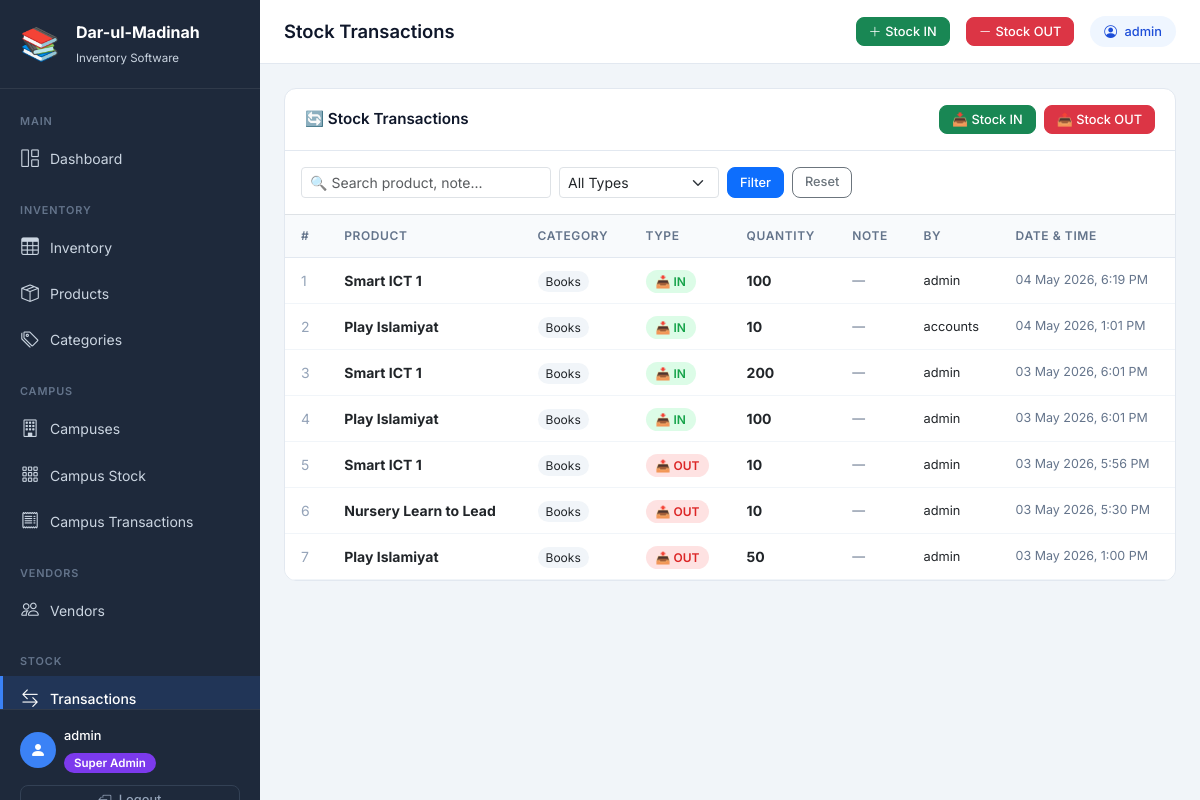
The page /stock/ (signed in) on the database its author committed.
### inventory/models.py (models this page shows, shortened)
class StockLog(models.Model):
    STOCK_IN = 'IN'
    STOCK_OUT = 'OUT'
    TYPE_CHOICES = [
        (STOCK_IN, 'Stock IN (Purchase/Receive)'),
        (STOCK_OUT, 'Stock OUT (Sale/Issue)'),
    ]
    product = models.ForeignKey(
        Product, on_delete=models.CASCADE,
        related_name='stock_logs', verbose_name="Product"
    )
    transaction_type = models.CharField(
        max_length=3, choices=TYPE_CHOICES,
        verbose_name="Transaction Type"
    )
    quantity = models.PositiveIntegerField(verbose_name="Quantity")
    vendor = models.ForeignKey(
        Vendor, on_delete=models.SET_NULL,
        null=True, blank=True,
        related_name='stock_logs', verbose_name="Vendor"
    )
    note = models.TextField(blank=True, null=True, verbose_name="Note/Reason")
    voucher_number = models.CharField(
        max_length=50, unique=True, blank=True,
        verbose_name="Voucher Number"
    )
    created_by = models.ForeignKey(
        User, on_delete=models.SET_NULL,
        null=True, blank=True, verbose_name="Created By"
    )
    created_at = models.DateTimeField(
        default=timezone.now, verbose_name="Date & Time"
    )
    class Meta:
        verbose_name = "Stock Log"
        verbose_name_plural = "Stock Logs"
        ordering = ['-created_at']

class Product(models.Model):
    name = models.CharField(max_length=200, verbose_name="Product Name")
    category = models.ForeignKey(
        Category, on_delete=models.PROTECT,
        related_name='products', verbose_name="Category"
    )
    purchase_price = models.DecimalField(
        max_digits=10, decimal_places=2,
        verbose_name="Purchase Price (৳)"
    )
    selling_price = models.DecimalField(
        max_digits=10, decimal_places=2,
        verbose_name="Selling Price (৳)"
    )
    quantity = models.PositiveIntegerField(default=0, verbose_name="Current Stock")
    opening_stock = models.PositiveIntegerField(default=0, verbose_name="Opening Stock")
    low_stock_threshold = models.PositiveIntegerField(
        default=10, verbose_name="Low Stock Alert Threshold"
    )
    vendor = models.ForeignKey(
        'Vendor', on_delete=models.SET_NULL,
        null=True, blank=True,
        related_name='products', verbose_name="Vendor"
    )
    description = models.TextField(blank=True, null=True, verbose_name="Description")
    created_at = models.DateTimeField(auto_now_add=True)
    updated_at = models.DateTimeField(auto_now=True)
    class Meta:
        verbose_name = "Product"
        verbose_name_plural = "Products"
        ordering = ['name']

class Category(models.Model):
    name = models.CharField(max_length=100, unique=True, verbose_name="Category Name")
    description = models.TextField(blank=True, null=True, verbose_name="Description")
    created_at = models.DateTimeField(auto_now_add=True)
    class Meta:
        verbose_name = "Category"
        verbose_name_plural = "Categories"
        ordering = ['name']

### inventory/views.py (the view)
# urls.py: path('stock/', views.stock_log_list, name='stock_log_list'),
@login_required
def stock_log_list(request):
    if not is_super_admin(request.user):
        messages.error(request, '❌ Access denied!')
        return redirect('dashboard')
    query = request.GET.get('q', '')
    type_filter = request.GET.get('type', '')
    logs = StockLog.objects.select_related(
        'product', 'product__category', 'created_by', 'vendor'
    ).order_by('-created_at')
    if query:
        logs = logs.filter(
            Q(product__name__icontains=query) |
            Q(voucher_number__icontains=query) |
            Q(vendor__name__icontains=query)
        )
    if type_filter in ['IN', 'OUT']:
        logs = logs.filter(transaction_type=type_filter)
    paginator = Paginator(logs, 20)
    page_obj = paginator.get_page(request.GET.get('page'))
    return render(request, 'inventory/stock_log_list.html', {
        'page_obj': page_obj,
        'query': query,
        'type_filter': type_filter,
        'page_title': 'Stock Transactions',
    })

### inventory/views.py (called while the page is built)
def is_super_admin(user):
    return user.is_superuser or user.is_staff

### inventory/templates/inventory/stock_log_list.html (shortened to what this page needs)
{% extends "inventory/base.html" %}
{% block content %}
<div class="table-card">
    <div class="table-card-header">
        <h5>🔄 Stock Transactions</h5>
        <div class="d-flex gap-2">
            <a href="{% url 'stock_in' %}" class="btn btn-success btn-sm">
                📥 Stock IN
            </a>
            <a href="{% url 'stock_out' %}" class="btn btn-danger btn-sm">
                📤 Stock OUT
            </a>
        </div>
    </div>
    <div class="p-3 border-bottom">
        <form method="get" class="d-flex gap-2 flex-wrap">
            <input type="text" name="q" value="{{ query }}"
                class="form-control form-control-sm"
                style="max-width:250px;"
                placeholder="🔍 Search product, note...">
            <select name="type" class="form-select form-select-sm" style="max-width:160px;">
                <option value="">All Types</option>
            </select>
            <button type="submit" class="btn btn-primary btn-sm">Filter</button>
            <a href="{% url 'stock_log_list' %}" class="btn btn-outline-secondary btn-sm">Reset</a>
        </form>
    </div>
    <div style="overflow-x:auto;">
        <table class="table table-hover mb-0">
            <thead>
                <tr>
                    <th>#</th>
                    <th>Product</th>
                    <th>Category</th>
                    <th>Type</th>
                    <th>Quantity</th>
                    <th>Note</th>
                    <th>By</th>
                    <th>Date & Time</th>
                </tr>
            </thead>
            <tbody>
                {% for log in page_obj %}
                <tr>
                    <td style="color:#94a3b8;">{{ forloop.counter }}</td>
                    <td>
                        <strong>{{ log.product.name }}</strong>
                    </td>
                    <td>
                        <span style="background:#f1f5f9;padding:3px 8px;border-radius:20px;font-size:0.75rem;">
                            {{ log.product.category.name }}
                        </span>
                    </td>
                    <td>
                        {% if log.transaction_type == 'IN' %}
                            <span class="badge-in">📥 IN</span>
                        {% else %}
                            <span class="badge-out">📤 OUT</span>
                        {% endif %}
                    </td>
                    <td><strong>{{ log.quantity }}</strong></td>
                    <td style="font-size:0.8rem;color:#64748b;">
                        {{ log.note|default:"—"|truncatechars:30 }}
                    </td>
                    <td style="font-size:0.8rem;">
                        {{ log.created_by.username|default:"System" }}
                    </td>
                    <td style="font-size:0.78rem;color:#64748b;">
                        {{ log.created_at|date:"d M Y, g:i A" }}
                    </td>
                </tr>
                {% endfor %}
            </tbody>
        </table>
    </div>
</div>
{% endblock %}

### inventory/templates/inventory/base.html (shortened to what this page needs)
<!DOCTYPE html>
<html lang="en">
<head>
    <link href="https://cdn.jsdelivr.net/npm/bootstrap@5.3.0/dist/css/bootstrap.min.css" rel="stylesheet">
    <link href="https://cdn.jsdelivr.net/npm/bootstrap-icons@1.11.0/font/bootstrap-icons.css" rel="stylesheet">
</head>
<body>
<aside class="sidebar">
    <a href="{% url 'dashboard' %}" class="sidebar-brand d-flex align-items-center gap-3">
        <div class="brand-icon">📚</div>
        <div>
            <span class="brand-title">Dar-ul-Madinah</span>
            <span class="brand-sub">
                {% if request.user.is_superuser or request.user.is_staff %}
                    Inventory Software
                {% else %}
                    Campus Portal
                {% endif %}
            </span>
        </div>
    </a>
    <nav class="sidebar-nav">
        <span class="nav-section-label">Main</span>
        <a href="{% url 'dashboard' %}" class="sidebar-link {% if request.resolver_match.url_name == 'dashboard' %}active{% endif %}">
            <i class="bi bi-grid-1x2"></i> Dashboard
        </a>
        {% if request.user.is_superuser or request.user.is_staff %}
        <span class="nav-section-label mt-2">Inventory</span>
        <a href="{% url 'inventory_overview' %}" class="sidebar-link {% if request.resolver_match.url_name == 'inventory_overview' %}active{% endif %}">
            <i class="bi bi-table"></i> Inventory
        </a>
        <a href="{% url 'product_list' %}" class="sidebar-link {% if 'product' in request.resolver_match.url_name %}active{% endif %}">
            <i class="bi bi-box-seam"></i> Products
        </a>
        <a href="{% url 'category_list' %}" class="sidebar-link {% if 'category' in request.resolver_match.url_name %}active{% endif %}">
            <i class="bi bi-tags"></i> Categories
        </a>
        <span class="nav-section-label mt-2">Campus</span>
        <a href="{% url 'campus_list' %}" class="sidebar-link ">
            <i class="bi bi-building"></i> Campuses
        </a>
        <a href="{% url 'campus_stock_dashboard' %}" class="sidebar-link {% if request.resolver_match.url_name == 'campus_stock_dashboard' %}active{% endif %}">
            <i class="bi bi-grid-3x3-gap"></i> Campus Stock
        </a>
        <a href="{% url 'campus_transaction_report' %}" class="sidebar-link {% if request.resolver_match.url_name == 'campus_transaction_report' %}active{% endif %}">
            <i class="bi bi-receipt"></i> Campus Transactions
        </a>
        <span class="nav-section-label mt-2">Vendors</span>
        <a href="{% url 'vendor_list' %}" class="sidebar-link {% if 'vendor' in request.resolver_match.url_name %}active{% endif %}">
            <i class="bi bi-people"></i> Vendors
        </a>
        <span class="nav-section-label mt-2">Stock</span>
        <a href="{% url 'stock_log_list' %}" class="sidebar-link {% if request.resolver_match.url_name == 'stock_log_list' %}active{% endif %}">
            <i class="bi bi-arrow-left-right"></i> Transactions
        </a>
        {% endif %}
    </nav>
    <div class="sidebar-footer">
        <div class="d-flex align-items-center gap-2 mb-2">
            <div style="width:36px;height:36px;background:#3b82f6;border-radius:50%;display:flex;align-items:center;justify-content:center;">
                <i class="bi bi-person-fill text-white" style="font-size:1rem;"></i>
            </div>
            <div>
                <div style="color:#fff;font-size:0.8rem;font-weight:500;">
                    {{ request.user.get_full_name|default:request.user.username }}
                </div>
                <div class="mt-1">
                    {% if request.user.is_superuser or request.user.is_staff %}
                        <span class="role-badge-super">Super Admin</span>
                    {% else %}
                        <span class="role-badge-campus">Campus Admin</span>
                    {% endif %}
                </div>
            </div>
        </div>
        <a href="{% url 'logout' %}" class="btn btn-sm btn-outline-secondary w-100 mt-1" style="border-color:#334155;color:#94a3b8;">
            <i class="bi bi-box-arrow-left me-1"></i> Logout
        </a>
    </div>
</aside>
<div class="main-wrapper">
    <div class="top-navbar">
        <h1 class="page-heading flex-grow-1">
            {% block page_heading %}{{ page_title|default:"Dashboard" }}{% endblock %}
        </h1>
        {% if request.user.is_superuser or request.user.is_staff %}
            <a href="{% url 'stock_in' %}" class="btn btn-sm btn-success d-none d-md-flex align-items-center gap-1">
                <i class="bi bi-plus-lg"></i> Stock IN
            </a>
            <a href="{% url 'stock_out' %}" class="btn btn-sm btn-danger d-none d-md-flex align-items-center gap-1">
                <i class="bi bi-dash-lg"></i> Stock OUT
            </a>
        {% endif %}
        <div class="user-badge d-none d-md-block">
            <i class="bi bi-person-circle me-1"></i> {{ request.user.username }}
        </div>
    </div>
    <main class="page-content">
        {% block content %}{% endblock %}
    </main>
</div>
</body>
</html>

### inventory/templates/inventory/base.html (style rules this page uses)
:root { --sidebar-width: 260px; --sidebar-bg: #1e293b; --sidebar-text: #cbd5e1; --sidebar-active: #3b82f6; }
* { font-family: 'Inter', sans-serif; }
body { background-color: #f1f5f9; min-height: 100vh; }
.sidebar { width: var(--sidebar-width); min-height: 100vh; background: var(--sidebar-bg); position: fixed; top: 0; left: 0; z-index: 1000; display: flex; flex-direction: column; }
.sidebar-brand { padding: 20px; border-bottom: 1px solid rgba(255,255,255,0.08); text-decoration: none; }
.brand-title { color: #fff; font-size: 1rem; font-weight: 700; display: block; }
.brand-sub { color: var(--sidebar-text); font-size: 0.72rem; }
.brand-icon { font-size: 2rem; color: var(--sidebar-active); }
.sidebar-nav { flex: 1; padding: 12px 0; overflow-y: auto; overflow-x: hidden; max-height: calc(100vh - 180px); }
.nav-section-label { color: #64748b; font-size: 0.68rem; font-weight: 600; text-transform: uppercase; letter-spacing: 0.08em; padding: 12px 20px 6px; display: block; }
.sidebar-link { display: flex; align-items: center; gap: 10px; padding: 10px 20px; color: var(--sidebar-text); text-decoration: none; font-size: 0.875rem; transition: all 0.15s ease; position: relative; }
.sidebar-link.active { background: rgba(59,130,246,0.15); color: #fff; font-weight: 500; }
.sidebar-link.active::before { content: ''; position: absolute; left: 0; top: 0; bottom: 0; width: 3px; background: var(--sidebar-active); }
.sidebar-link i { font-size: 1.1rem; width: 20px; text-align: center; }
.sidebar-footer { padding: 16px 20px; border-top: 1px solid rgba(255,255,255,0.08); }
.main-wrapper { margin-left: var(--sidebar-width); min-height: 100vh; display: flex; flex-direction: column; }
.top-navbar { background: #fff; border-bottom: 1px solid #e2e8f0; height: 64px; display: flex; align-items: center; padding: 0 24px; gap: 16px; position: sticky; top: 0; z-index: 100; }
.page-heading { font-size: 1.15rem; font-weight: 600; color: #0f172a; margin: 0; }
.user-badge { background: #eff6ff; color: #1d4ed8; padding: 6px 14px; border-radius: 20px; font-size: 0.8rem; font-weight: 500; }
.role-badge-super { background: #7c3aed; color: #fff; padding: 3px 10px; border-radius: 20px; font-size: 0.72rem; font-weight: 600; }
.page-content { flex: 1; padding: 24px; }
.table-card { background: #fff; border-radius: 12px; border: 1px solid #e2e8f0; overflow: hidden; }
.table-card-header { padding: 16px 20px; border-bottom: 1px solid #e2e8f0; display: flex; align-items: center; justify-content: space-between; gap: 12px; }
.table-card-header h5 { margin: 0; font-size: 0.95rem; font-weight: 600; color: #0f172a; }
.table thead th { background: #f8fafc; color: #64748b; font-size: 0.75rem; font-weight: 600; text-transform: uppercase; letter-spacing: 0.05em; border-bottom: 1px solid #e2e8f0; padding: 12px 16px; }
.table tbody td { padding: 12px 16px; vertical-align: middle; border-bottom: 1px solid #f1f5f9; font-size: 0.875rem; }
.badge-in { background: #dcfce7; color: #16a34a; padding: 4px 10px; border-radius: 20px; font-size: 0.75rem; font-weight: 600; }
.badge-out { background: #fee2e2; color: #dc2626; padding: 4px 10px; border-radius: 20px; font-size: 0.75rem; font-weight: 600; }
.btn { border-radius: 8px; font-weight: 500; font-size: 0.875rem; }
.btn-sm { font-size: 0.8rem; padding: 4px 12px; }

### rows shown on the page
StockLog: product.name "Smart ICT 1", product.category.name "Books", transaction_type "📥 IN", quantity "100", note "—", created_by.username "admin", created_at "04 May 2026, 6:19 PM"
StockLog: product.name "Play Islamiyat", product.category.name "Books", transaction_type "📥 IN", quantity "10", note "—", created_by.username "accounts", created_at "04 May 2026, 1:01 PM"
StockLog: product.name "Smart ICT 1", product.category.name "Books", transaction_type "📥 IN", quantity "200", note "—", created_by.username "admin", created_at "03 May 2026, 6:01 PM"
StockLog: product.name "Play Islamiyat", product.category.name "Books", transaction_type "📥 IN", quantity "100", note "—", created_by.username "admin", created_at "03 May 2026, 6:01 PM"
StockLog: product.name "Smart ICT 1", product.category.name "Books", transaction_type "📤 OUT", quantity "10", note "—", created_by.username "admin", created_at "03 May 2026, 5:56 PM"
StockLog: product.name "Nursery Learn to Lead", product.category.name "Books", transaction_type "📤 OUT", quantity "10", note "—", created_by.username "admin", created_at "03 May 2026, 5:30 PM"
StockLog: product.name "Play Islamiyat", product.category.name "Books", transaction_type "📤 OUT", quantity "50", note "—", created_by.username "admin", created_at "03 May 2026, 1:00 PM"

### other values the page prints
{{ request.user.get_full_name|default:request.user.username }} "admin"
{{ page_title|default:"Dashboard" }} "Stock Transactions"
{{ request.user.username }} "admin"
